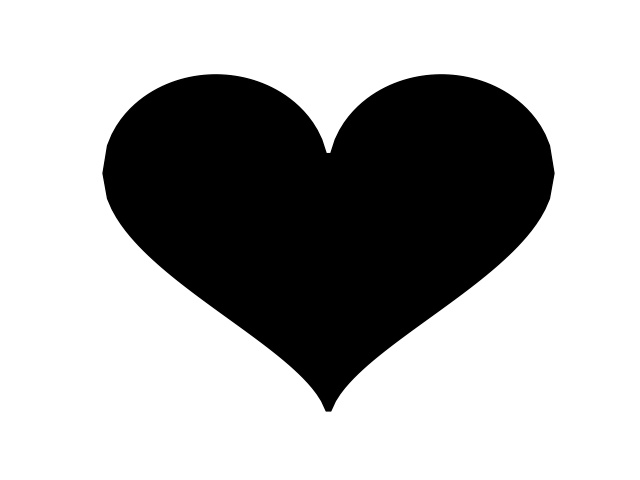
#> input picture t.jpg, 640 x 480 px
$ python test2.py   (older library calls are emulated)
#> lines starting #> are read from the running program, lines starting #| are printed output that depends on the picture; after the words box and inside, x2 and y2 are one past the last pixel; in counts of white or black regions, pixels touching at a corner belong together
# 虚拟环境：py36_photowall_env


import math
from PIL import Image
from matplotlib import pyplot as plt
import numpy as np
import os
import time

# [10 lines of commented-out code are left out]


im = Image.open("t.jpg").convert("1")
#> im: PIL image 640x480 1; 68.8% white; 1 black region, box (x1, y1, x2, y2) and area: (102, 74, 555, 412) 95911

data = ~np.array(im)
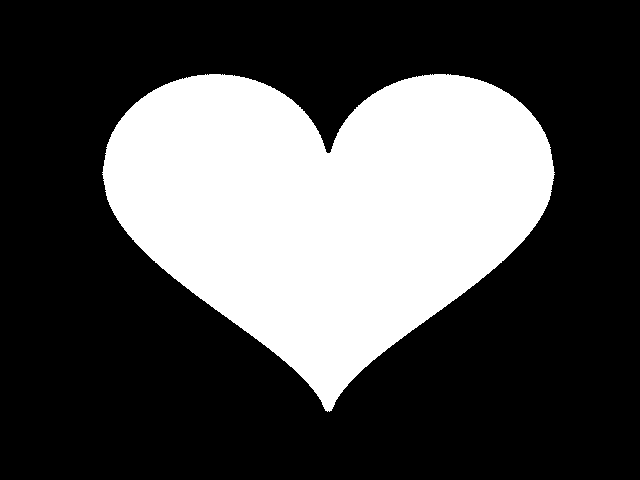
#> data: shape (480, 640) bool; 31.2% white; 1 white region, box (x1, y1, x2, y2) and area: (102, 74, 555, 412) 95911
print("去除前：")
print(Image.fromarray(data))
#| <PIL.Image.Image image mode=1 size=640x480 at 0x7F6071C5C0D0>
ys, xs = np.where(data)
data = data[min(ys):max(ys) + 1, min(xs):max(xs) + 1]
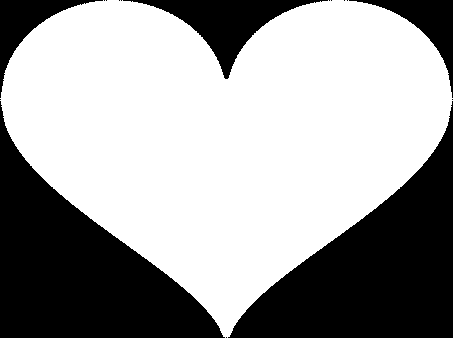
#> data: shape (338, 453) bool; 62.6% white; 16 black regions (11 under 20 px), largest, box (x1, y1, x2, y2) and area: (228, 101, 453, 338) 23740, (0, 101, 225, 338) 23739, (123, 0, 328, 79) 4735, (349, 0, 453, 98) 2491, (0, 0, 103, 98) 2487
print("去除后：")
print(Image.fromarray(data))
#| <PIL.Image.Image image mode=1 size=453x338 at 0x7F6071C5D550>

im = Image.fromarray(data).resize((60, 40), Image.ANTIALIAS)
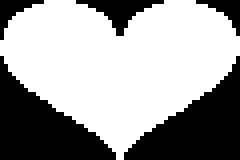
#> im: PIL image 60x40 1 (shown 4 times larger); 62.5% white; 5 black regions, box (x1, y1, x2, y2) and area: (0, 14, 29, 40) 373, (31, 14, 60, 40) 373, (19, 0, 41, 9) 76, (0, 0, 11, 10) 39, (49, 0, 60, 9) 38
data = np.array(im)
h, w = data.shape
#> h = 40; w = 60
print(f"共需{data.sum()}张图片，宽{w}张，高{h}张")
#| 共需1501张图片，宽60张，高40张


def create_picture_wall(data, imgs, size=50):
#> called with size = 50
    h, w = data.shape
#> h = 40; w = 60
    random_imgs = iter(np.random.choice(imgs, size=data.sum()))

    new_img = Image.new('RGB', (size * w, size * h), "white")
#> new_img: PIL image 3000x2000 RGB; every value is 255
    for y, x in zip(*np.where(data)):
        img_name = next(random_imgs)
#> img_name = '00f7464621d4e07358108398b9f323f8_1.jpg'
        src_img = Image.open(f'{img_path}/{img_name}')
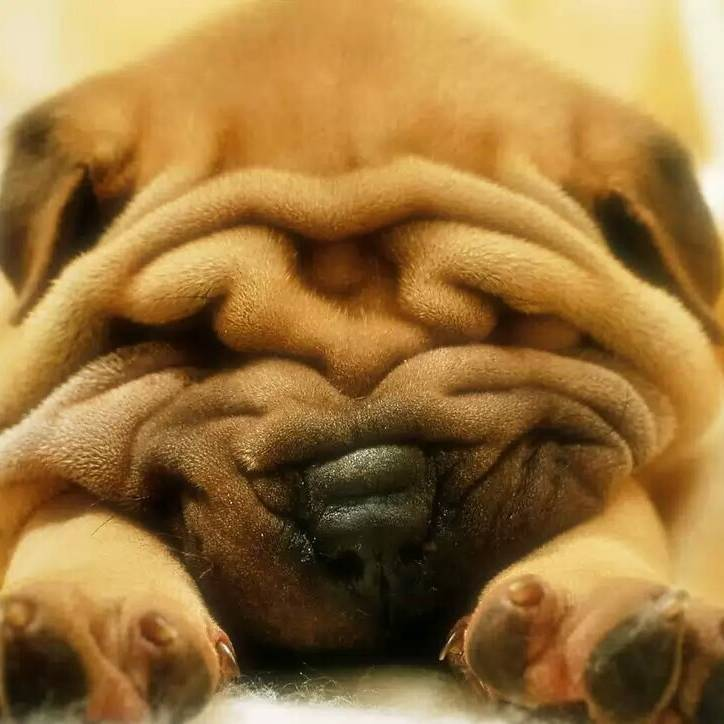
#> input picture HDHeadImage/00f7464621d4e07358108398b9f323f8_1.jpg, 724 x 724 px, found by its file name
#> src_img is the input picture: PIL image 724x724 RGB; mean R, G, B 154, 116.4, 61
        src_img = src_img.resize((size, size), Image.ANTIALIAS)
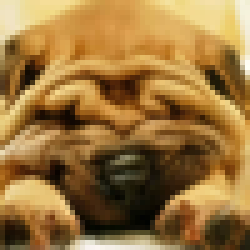
#> src_img: PIL image 50x50 RGB (shown 5 times larger); mean R, G, B 153.9, 116.4, 60.9
        # 将图片复制到 new_image
        new_img.paste(src_img, (x * size, y * size))
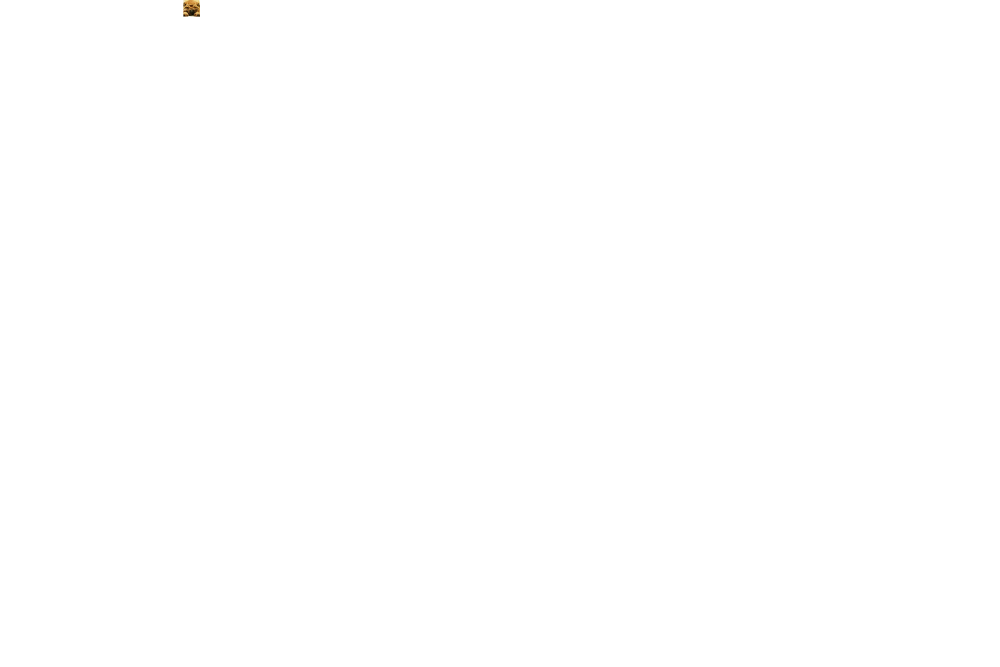
#> new_img: PIL image 3000x2000 RGB (shown at 1/3 size); mean R, G, B 255, 254.9, 254.9
#> pass 2 of the loop in create_picture_wall, `for y, x in zip(*np.where(data)):`:
#> img_name = '0522ed58489a45dc49b25dbd60af7d0e_1.jpg'
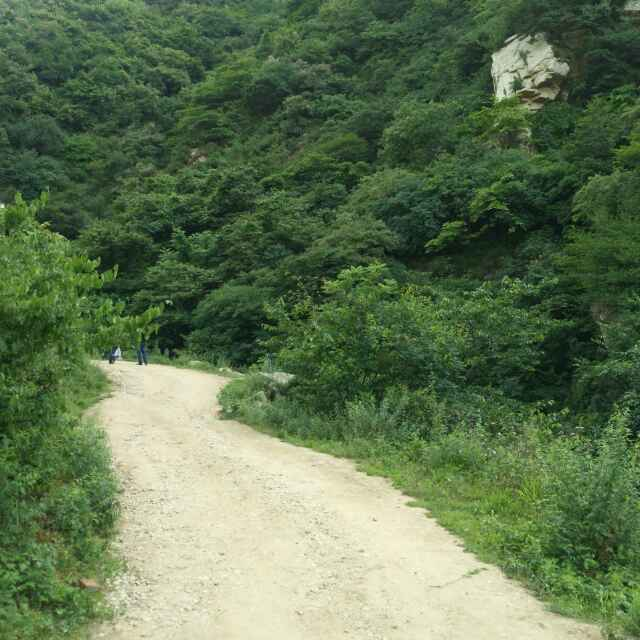
#> input picture HDHeadImage/0522ed58489a45dc49b25dbd60af7d0e_1.jpg, 640 x 640 px, found by its file name
#> in create_picture_wall, src_img is the input picture: PIL image 640x640 RGB; mean R, G, B 95.2, 116.2, 81.3
#> in create_picture_wall, `src_img = src_img.resize((size, size), Image.ANTIALIAS)`:
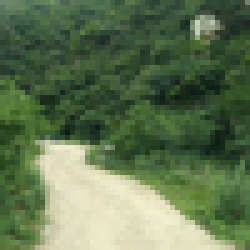
#> src_img: PIL image 50x50 RGB (shown 5 times larger); mean R, G, B 95.2, 116.2, 81.3
#> in create_picture_wall, `new_img.paste(src_img, (x * size, y * size))`:
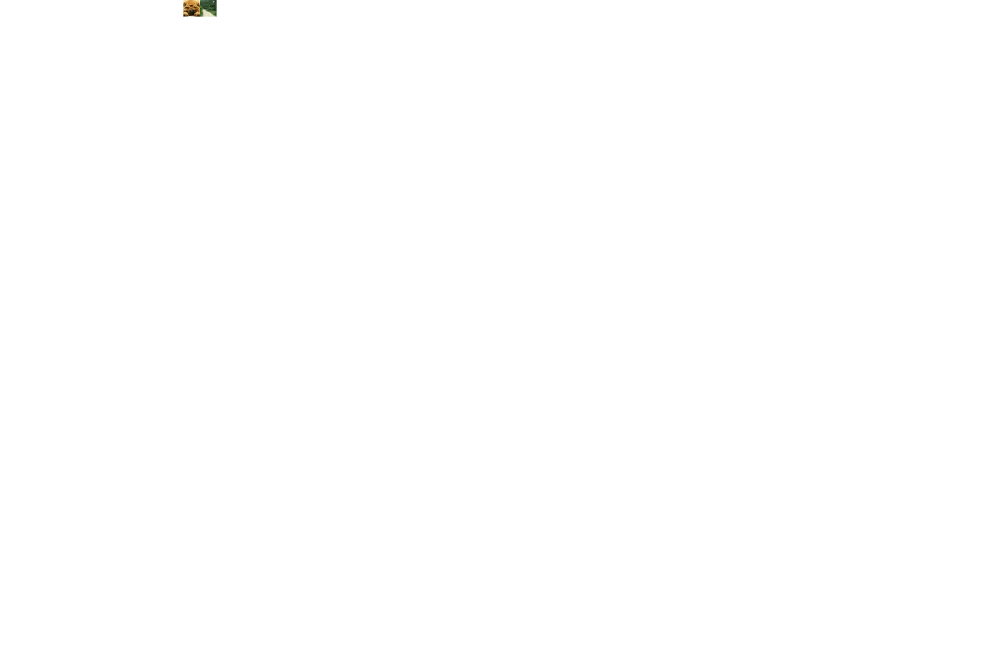
#> new_img: PIL image 3000x2000 RGB (shown at 1/3 size); mean R, G, B 254.9, 254.9, 254.8
    return new_img


img_path = r"D:\python-workspace\photowall\HDHeadImage"

if __name__ == '__main__':
    img = create_picture_wall(data, os.listdir(img_path))
    time = time.time()
    img.save("./images/{}-{}.jpg".format("heart", time))
    img.show()
